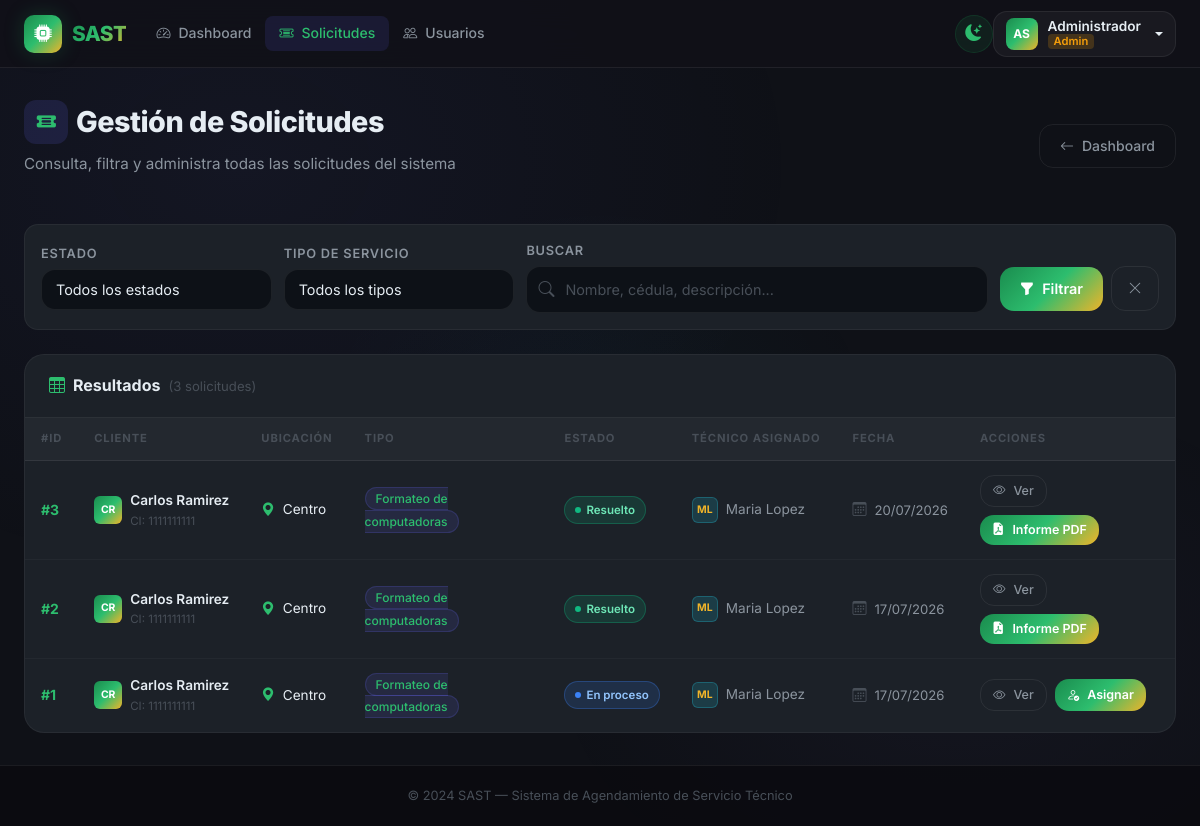
Before: /admin/solicitudes (signed in) with the older database file.
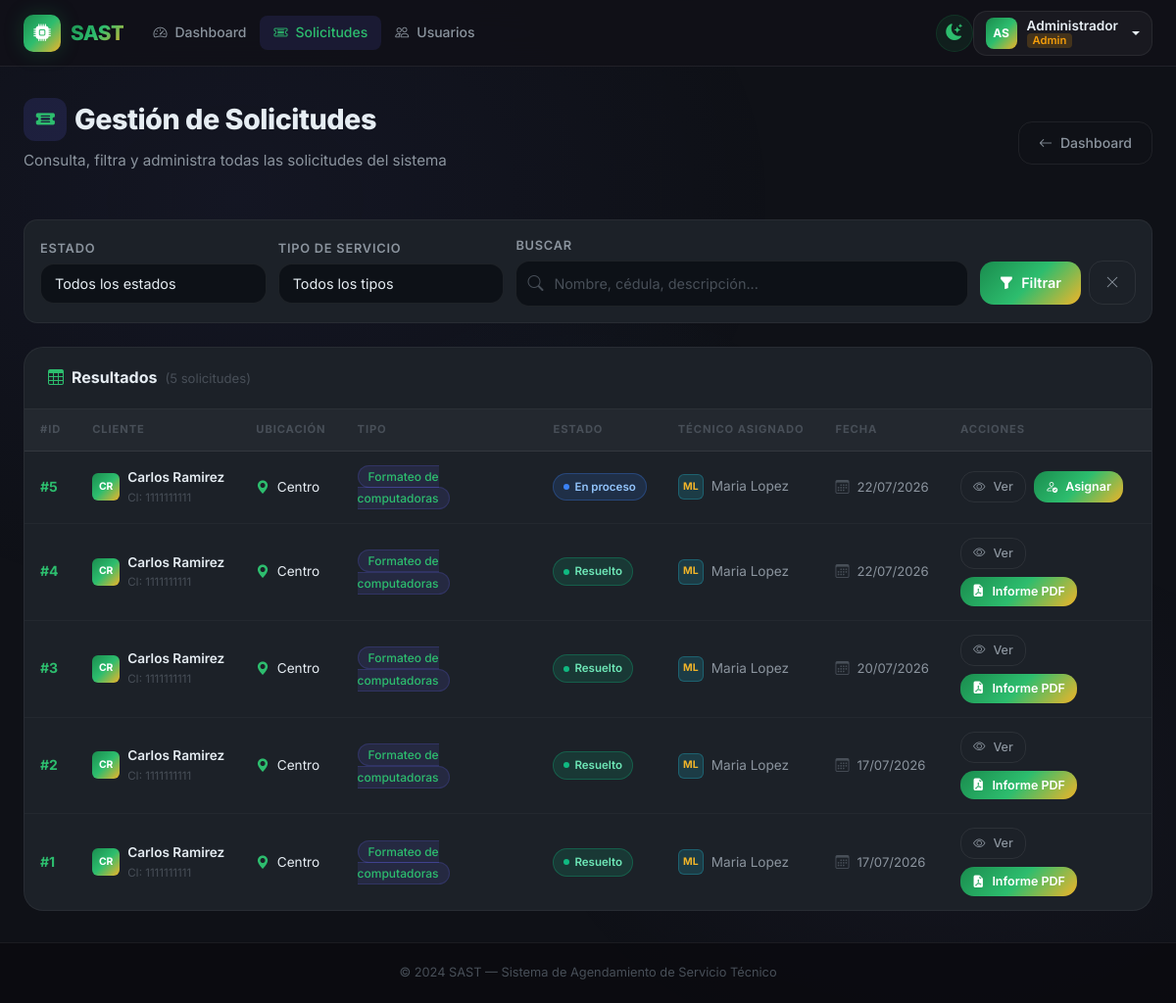
After: the same page with the newer database file.
### app/models/user.py (models this page shows, shortened)
class User(UserMixin, db.Model):
    __tablename__ = 'user'
    id_user = db.Column(db.Integer, primary_key=True, autoincrement=True)
    ncedula = db.Column('Ncedula', db.String(20), nullable=False, unique=True)
    nombres = db.Column('Nombres', db.String(100), nullable=False)
    apellidos = db.Column('Apellidos', db.String(100), nullable=False)
    fecha_nacimiento = db.Column(db.Date, nullable=False)
    numero_telefono = db.Column(db.String(20), nullable=False)
    correo = db.Column('Correo', db.String(150), nullable=False, unique=True)
    contrasena = db.Column(db.String(255), nullable=False)
    sector = db.Column('Sector', db.String(100), nullable=False)
    declaracion_veracidad = db.Column(db.Boolean, default=False)
    autorizacion_datos = db.Column(db.Boolean, default=False)
    reset_token = db.Column(db.String(100), nullable=True, unique=True)
    reset_token_expiry = db.Column(db.DateTime, nullable=True)
    id_rol = db.Column(db.Integer, db.ForeignKey('roles.id_rol'), nullable=False)
    solicitudes_como_cliente = db.relationship(
        'Solicitud', foreign_keys='Solicitud.id_cliente',
        backref='cliente', lazy='dynamic'
    )
    solicitudes_como_tecnico = db.relationship(
        'Solicitud', foreign_keys='Solicitud.id_tecnico',
        backref='tecnico', lazy='dynamic'
    )
    mensajes_enviados = db.relationship('Mensaje', backref='remitente', lazy='dynamic')
    reportes = db.relationship('Reporte', backref='tecnico_reporte', lazy='dynamic')
    calificaciones_dadas = db.relationship('CalificacionTecnico', backref='cliente_calificador', lazy='dynamic')
    detalles_tecnico = db.relationship('DetallesTecnico', backref='tecnico_detalle', uselist=False)
    @property
    def nombre_completo(self):
        return f'{self.nombres} {self.apellidos}'
    @property
    def es_admin(self):
        return self.rol.nombre_rol == 'admin'
    @property
    def es_solicitante(self):
        return self.rol.nombre_rol == 'solicitante'

class Rol(db.Model):
    __tablename__ = 'roles'
    id_rol = db.Column(db.Integer, primary_key=True, autoincrement=True)
    nombre_rol = db.Column(db.String(50), nullable=False)
    usuarios = db.relationship('User', backref='rol', lazy=True)

### app/models/solicitud.py (models this page shows, shortened)
class Solicitud(db.Model):
    __tablename__ = 'solicitudes'
    id_solicitud = db.Column(db.Integer, primary_key=True, autoincrement=True)
    descripcion = db.Column(db.Text, nullable=False)
    fecha_atencion = db.Column(db.Date, nullable=False)
    horario_solicitado = db.Column(db.String(50), nullable=False)
    recursos_adicionales = db.Column(db.Text)
    fecha_creacion = db.Column(db.DateTime, default=datetime.utcnow)
    id_cliente = db.Column(db.Integer, db.ForeignKey('user.id_user'), nullable=False)
    id_tecnico = db.Column(db.Integer, db.ForeignKey('user.id_user'), nullable=True)
    id_estado = db.Column(db.Integer, db.ForeignKey('estado_solicitudes.id_estado'), nullable=False)
    id_tipo_soporte = db.Column(db.Integer, db.ForeignKey('tipo_soportes.id_tipo_soporte'), nullable=False)
    mensajes = db.relationship('Mensaje', backref='solicitud', lazy='dynamic', cascade='all, delete-orphan')
    reporte = db.relationship('Reporte', backref='solicitud', uselist=False, cascade='all, delete-orphan')
    calificacion = db.relationship('CalificacionTecnico', backref='solicitud', uselist=False, cascade='all, delete-orphan')

class TipoSoporte(db.Model):
    __tablename__ = 'tipo_soportes'
    id_tipo_soporte = db.Column(db.Integer, primary_key=True, autoincrement=True)
    nombre_soporte = db.Column(db.String(100), nullable=False)
    solicitudes = db.relationship('Solicitud', backref='tipo_soporte', lazy=True)

class EstadoSolicitud(db.Model):
    __tablename__ = 'estado_solicitudes'
    id_estado = db.Column(db.Integer, primary_key=True, autoincrement=True)
    nombre_estado = db.Column(db.String(50), nullable=False)
    solicitudes = db.relationship('Solicitud', backref='estado', lazy=True)

### app/blueprints/admin/__init__.py (the view)
@admin_bp.route('/solicitudes')
@login_required
@admin_required
def solicitudes():
    estado_filtro = request.args.get('estado', '').strip()
    tipo_filtro = request.args.get('tipo', '').strip()
    busqueda = request.args.get('q', '').strip()
    query = Solicitud.query
    if estado_filtro:
        estado_obj = EstadoSolicitud.query.filter_by(nombre_estado=estado_filtro).first()
        if estado_obj:
            query = query.filter_by(id_estado=estado_obj.id_estado)
    if tipo_filtro:
        query = query.filter_by(id_tipo_soporte=int(tipo_filtro))
    if busqueda:
        query = query.join(User, Solicitud.id_cliente == User.id_user).filter(
            User.nombres.ilike(f'%{busqueda}%') |
            User.apellidos.ilike(f'%{busqueda}%') |
            User.correo.ilike(f'%{busqueda}%')
        )
    all_solicitudes = query.order_by(Solicitud.fecha_creacion.desc()).all()
    estados = EstadoSolicitud.query.all()
    tipos = TipoSoporte.query.all()
    return render_template(
        'admin/solicitudes.html',
        solicitudes=all_solicitudes,
        estados=[e.nombre_estado for e in EstadoSolicitud.query.all()],
        tipos=tipos,
        estado_filtro=estado_filtro,
        tipo_filtro=tipo_filtro,
        busqueda=busqueda
    )

### app/blueprints/admin/__init__.py (called while the page is built)
def admin_required(f):
    @wraps(f)
    def decorated(*args, **kwargs):
        if not current_user.is_authenticated:
            return redirect(url_for('auth.login'))
        if not current_user.es_admin:
            abort(403)
        return f(*args, **kwargs)
    return decorated

### app/templates/admin/solicitudes.html (shortened to what this page needs)
{% extends 'base.html' %}
{% block content %}
<div class="container-fluid px-4">
  <div class="page-header d-flex align-items-center justify-content-between flex-wrap gap-3">
    <div>
      <h1 class="d-flex align-items-center gap-2">
        <span class="stat-icon purple" style="width:44px;height:44px;border-radius:12px;font-size:1.2rem;">
          <i class="bi bi-ticket-detailed-fill"></i>
        </span>
        Gestión de Solicitudes
      </h1>
      <p>Consulta, filtra y administra todas las solicitudes del sistema</p>
    </div>
    <a href="{{ url_for('admin.dashboard') }}" class="btn-outline-custom">
      <i class="bi bi-arrow-left"></i> Dashboard
    </a>
  </div>
  <form method="GET" action="{{ url_for('admin.solicitudes') }}">
    <div class="filter-bar">
      <div style="flex:1;min-width:160px;">
        <label class="form-label" style="margin-bottom:4px;">Estado</label>
        <select name="estado" class="form-select" style="padding:9px 14px;">
          <option value="">Todos los estados</option>
        </select>
      </div>
      <div style="flex:1;min-width:160px;">
        <label class="form-label" style="margin-bottom:4px;">Tipo de Servicio</label>
        <select name="tipo" class="form-select" style="padding:9px 14px;">
          <option value="">Todos los tipos</option>
        </select>
      </div>
      <div style="flex:2;min-width:220px;">
        <label class="form-label" style="margin-bottom:4px;">Buscar</label>
        <div style="position:relative;">
          <input type="text" name="busqueda" class="form-control" placeholder="Nombre, cédula, descripción..."
                 value="{{ busqueda or '' }}" style="padding-left:38px;">
        </div>
      </div>
      <div class="d-flex gap-2 align-items-end" style="padding-top:22px;">
        <button type="submit" class="btn-primary-custom" style="padding:10px 20px;">
          <i class="bi bi-funnel-fill"></i> Filtrar
        </button>
        <a href="{{ url_for('admin.solicitudes') }}" class="btn-outline-custom" style="padding:10px 16px;">
          <i class="bi bi-x-lg"></i>
        </a>
      </div>
    </div>
  </form>
  <div class="section-card">
    <div class="section-card-header">
      <div class="d-flex align-items-center gap-2">
        <i class="bi bi-table" style="color:var(--primary-light);"></i>
        <span style="font-weight:700;">Resultados</span>
        <span style="color:var(--text-muted);font-size:0.82rem;">({{ solicitudes | length }} solicitudes)</span>
      </div>
    </div>
    {% if solicitudes %}
    <div class="table-wrapper" style="border:none;border-radius:0;">
      <table class="data-table">
        <thead>
          <tr>
            <th>#ID</th>
            <th>Cliente</th>
            <th>Ubicación</th>
            <th>Tipo</th>
            <th>Estado</th>
            <th>Técnico Asignado</th>
            <th>Fecha</th>
            <th>Acciones</th>
          </tr>
        </thead>
        <tbody>
          {% for sol in solicitudes %}
          <tr>
            <td>
              <span style="font-weight:700;color:var(--primary-light);">#{{ sol.id_solicitud }}</span>
            </td>
            <td>
              <div class="d-flex align-items-center gap-2">
                <div style="width:28px;height:28px;background:var(--gradient-brand);border-radius:6px;display:flex;align-items:center;justify-content:center;font-size:0.65rem;font-weight:700;color:white;flex-shrink:0;">
                  {{ sol.cliente.nombres[0] }}{{ sol.cliente.apellidos[0] }}
                </div>
                <div>
                  <div style="font-weight:600;color:var(--text-primary);font-size:0.85rem;white-space:nowrap;">{{ sol.cliente.nombre_completo }}</div>
                  <div style="font-size:0.72rem;color:var(--text-muted);">CI: {{ sol.cliente.ncedula }}</div>
                </div>
              </div>
            </td>
            <td>
              <span style="font-size:0.85rem;color:var(--text-primary);">
                <i class="bi bi-geo-alt-fill me-1" style="color:var(--primary-light);"></i>
                {{ sol.cliente.sector or '—' }}
              </span>
            </td>
            <td>
              <span class="badge-type">{{ sol.tipo_soporte.nombre_soporte }}</span>
            </td>
            <td>
              {% set estado_slug = sol.estado.nombre_estado | lower | replace(' ', '-') %}
              <span class="badge-status status-{{ estado_slug }}">
                {{ sol.estado.nombre_estado }}
              </span>
            </td>
            <td>
              {% if sol.tecnico %}
                <div class="d-flex align-items-center gap-2">
                  <div style="width:26px;height:26px;background:rgba(34,211,238,0.15);border:1px solid rgba(34,211,238,0.25);border-radius:6px;display:flex;align-items:center;justify-content:center;font-size:0.65rem;font-weight:700;color:var(--secondary);flex-shrink:0;">
                    {{ sol.tecnico.nombres[0] }}{{ sol.tecnico.apellidos[0] }}
                  </div>
                  <span style="font-size:0.85rem;color:var(--text-secondary);white-space:nowrap;">{{ sol.tecnico.nombre_completo }}</span>
                </div>
              {% else %}
                <span style="color:var(--text-muted);font-size:0.82rem;font-style:italic;">Sin asignar</span>
              {% endif %}
            </td>
            <td style="white-space:nowrap;">
              <i class="bi bi-calendar3 me-1" style="color:var(--text-muted);"></i>
              <span style="font-size:0.82rem;">{{ sol.fecha_creacion.strftime('%d/%m/%Y') if sol.fecha_creacion else '—' }}</span>
            </td>
            <td>
              <div class="d-flex gap-2 flex-wrap">
                <a href="{{ url_for('admin.ver_solicitud', solicitud_id=sol.id_solicitud) }}"
                   class="btn-outline-custom" style="padding:5px 12px;font-size:0.78rem;">
                  <i class="bi bi-eye"></i> Ver
                </a>
                {% if sol.estado.nombre_estado in ['Pendiente', 'En proceso'] %}
                <a href="{{ url_for('admin.asignar_tecnico', solicitud_id=sol.id_solicitud) }}"
                   class="btn-primary-custom" style="padding:5px 12px;font-size:0.78rem;">
                  <i class="bi bi-person-check"></i> Asignar
                </a>
                {% elif sol.estado.nombre_estado == 'Resuelto' %}
                <a href="{{ url_for('admin.descargar_pdf', solicitud_id=sol.id_solicitud) }}"
                   class="btn-primary-custom" style="padding:5px 12px;font-size:0.78rem;" title="Descargar Informe PDF">
                  <i class="bi bi-file-earmark-pdf-fill"></i> Informe PDF
                </a>
                {% endif %}
              </div>
            </td>
          </tr>
          {% endfor %}
        </tbody>
      </table>
    </div>
    {% endif %}
  </div>
</div>
{% endblock %}

### app/templates/base.html (shortened to what this page needs)
<!DOCTYPE html>
<html lang="es">
<head>
    <link href="https://cdn.jsdelivr.net/npm/bootstrap@5.3.3/dist/css/bootstrap.min.css" rel="stylesheet">
    <link rel="stylesheet" href="https://cdn.jsdelivr.net/npm/bootstrap-icons@1.11.3/font/bootstrap-icons.min.css">
    <link rel="stylesheet" href="{{ url_for('static', filename='css/main.css') }}">
</head>
<body>
{% if current_user.is_authenticated %}
<nav class="navbar navbar-expand-lg" id="mainNavbar">
    <div class="container-fluid px-4">
        <a class="navbar-brand" href="{{ url_for('index') }}">
            <div class="brand-icon">
                <i class="bi bi-cpu-fill"></i>
            </div>
            <span>SAST</span>
        </a>
        <div class="collapse navbar-collapse" id="navContent">
            <ul class="navbar-nav me-auto mb-2 mb-lg-0">
                {% if current_user.es_admin %}
                <li class="nav-item">
                    <a class="nav-link {% if request.endpoint == 'admin.dashboard' %}active{% endif %}"
                       href="{{ url_for('admin.dashboard') }}">
                        <i class="bi bi-speedometer2 me-1"></i>Dashboard
                    </a>
                </li>
                <li class="nav-item">
                    <a class="nav-link {% if request.endpoint == 'admin.solicitudes' %}active{% endif %}"
                       href="{{ url_for('admin.solicitudes') }}">
                        <i class="bi bi-ticket-detailed me-1"></i>Solicitudes
                    </a>
                </li>
                <li class="nav-item">
                    <a class="nav-link {% if request.endpoint == 'admin.usuarios' %}active{% endif %}"
                       href="{{ url_for('admin.usuarios') }}">
                        <i class="bi bi-people me-1"></i>Usuarios
                    </a>
                </li>
                {% endif %}
            </ul>
            <button id="themeToggle" title="Cambiar tema" onclick="toggleTheme()">
                <i class="bi bi-moon-stars-fill" id="themeIcon"></i>
            </button>
            <div class="dropdown user-menu">
                <button class="btn user-btn dropdown-toggle" type="button" data-bs-toggle="dropdown">
                    <div class="user-avatar">
                        {{ current_user.nombres[0] }}{{ current_user.apellidos[0] }}
                    </div>
                    <div class="user-info">
                        <span class="user-name">{{ current_user.nombres }}</span>
                        <span class="user-role role-{{ current_user.rol.nombre_rol | replace('é', 'e') | replace('ó', 'o') }}">
                            {{ current_user.rol.nombre_rol | capitalize }}
                        </span>
                    </div>
                </button>
            </div>
        </div>
    </div>
</nav>
{% endif %}
<div id="liveToastContainer" class="toast-container position-fixed bottom-0 end-0 p-3" style="z-index:9999;">
</div>
<main class="main-content {% if not current_user.is_authenticated %}auth-page{% endif %}">
    {% block content %}{% endblock %}
</main>
<footer class="app-footer">
    <div class="container text-center">
        <span>© 2024 SAST — Sistema de Agendamiento de Servicio Técnico</span>
    </div>
</footer>
</body>
</html>

Changed rows visible on the page:
added Solicitud: id_solicitud "5", cliente "C", cliente "R", cliente.nombre_completo "Carlos Ramirez", cliente.ncedula "1111111111", cliente "Centro", tipo_soporte.nombre_soporte "Formateo de computadoras", estado.nombre_estado "En proceso", tecnico "M", tecnico "L", tecnico.nombre_completo "Maria Lopez", fecha_creacion "22/07/2026"
added Solicitud: id_solicitud "4", cliente "C", cliente "R", cliente.nombre_completo "Carlos Ramirez", cliente.ncedula "1111111111", cliente "Centro", tipo_soporte.nombre_soporte "Formateo de computadoras", estado.nombre_estado "Resuelto", tecnico "M", tecnico "L", tecnico.nombre_completo "Maria Lopez", fecha_creacion "22/07/2026"
changed Solicitud id 1: estado.nombre_estado "En proceso" → "Resuelto"; text "Asignar" → "Informe PDF"
Other visible differences:
{{ solicitudes | length }}: "3" → "5"
